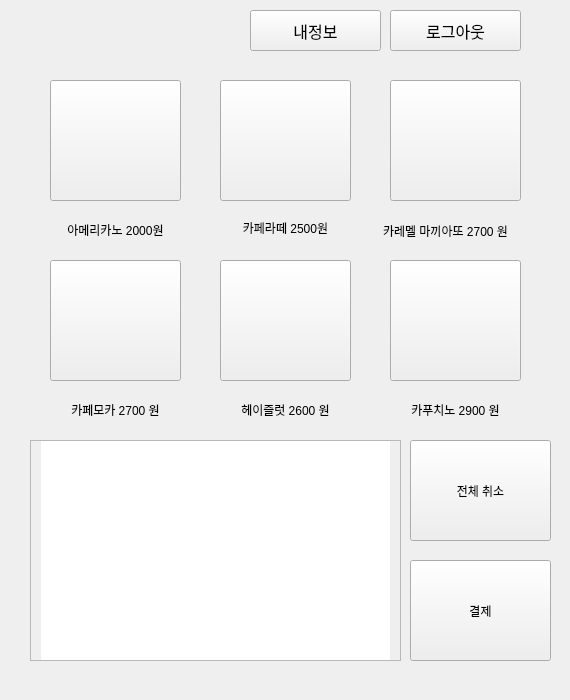
    <widget class="QWidget" name="page_2">
     <widget class="QLabel" name="label_4">
      <property name="geometry">
       <rect>
        <x>50</x>
        <y>400</y>
        <width>131</width>
        <height>20</height>
       </rect>
      </property>
      <property name="text">
       <string>카페모카 2700 원</string>
      </property>
      <property name="alignment">
       <set>Qt::AlignCenter</set>
      </property>
     </widget>
     <widget class="QPushButton" name="caramel">
      <property name="geometry">
       <rect>
        <x>390</x>
        <y>80</y>
        <width>131</width>
        <height>121</height>
       </rect>
      </property>
      <property name="text">
       <string/>
      </property>
      <property name="icon">
       <iconset>
        <normaloff>╟╓ ─л╢є╕с╕╢│в╛╞╢╟.png</normaloff>╟╓ ─л╢є╕с╕╢│в╛╞╢╟.png</iconset>
      </property>
      <property name="iconSize">
       <size>
        <width>130</width>
        <height>130</height>
       </size>
      </property>
      <property name="autoDefault">
       <bool>false</bool>
      </property>
      <property name="default">
       <bool>false</bool>
      </property>
      <property name="flat">
       <bool>false</bool>
      </property>
     </widget>
     <widget class="QPushButton" name="moca">
      <property name="geometry">
       <rect>
        <x>50</x>
        <y>260</y>
        <width>131</width>
        <height>121</height>
       </rect>
      </property>
      <property name="text">
       <string/>
      </property>
      <property name="icon">
       <iconset>
        <normaloff>╟╓ ─л╞ф╕Ё─л.png</normaloff>╟╓ ─л╞ф╕Ё─л.png</iconset>
      </property>
      <property name="iconSize">
       <size>
        <width>130</width>
        <height>130</height>
       </size>
      </property>
     </widget>
     <widget class="QPushButton" name="cappu">
      <property name="geometry">
       <rect>
        <x>390</x>
        <y>260</y>
        <width>131</width>
        <height>121</height>
       </rect>
      </property>
      <property name="text">
       <string/>
      </property>
      <property name="icon">
       <iconset>
        <normaloff>╟╓ ─л╟к─б│ы.png</normaloff>╟╓ ─л╟к─б│ы.png</iconset>
      </property>
      <property name="iconSize">
       <size>
        <width>130</width>
        <height>130</height>
       </size>
      </property>
      <property name="checkable">
       <bool>false</bool>
      </property>
      <property name="autoRepeat">
       <bool>false</bool>
      </property>
      <property name="autoExclusive">
       <bool>false</bool>
      </property>
      <property name="autoDefault">
       <bool>false</bool>
      </property>
      <property name="default">
       <bool>false</bool>
      </property>
      <property name="flat">
       <bool>false</bool>
      </property>
     </widget>
     <widget class="QPushButton" name="americano">
      <property name="geometry">
       <rect>
        <x>50</x>
        <y>80</y>
        <width>131</width>
        <height>121</height>
       </rect>
      </property>
      <property name="font">
       <font>
        <pointsize>1</pointsize>
       </font>
      </property>
      <property name="text">
       <string/>
      </property>
      <property name="icon">
       <iconset>
        <normaloff>╟╓ ╛╞╕▐╕о─л│ы.png</normaloff>╟╓ ╛╞╕▐╕о─л│ы.png</iconset>
      </property>
      <property name="iconSize">
       <size>
        <width>125</width>
        <height>130</height>
       </size>
      </property>
      <property name="checkable">
       <bool>false</bool>
      </property>
      <property name="checked">
       <bool>false</bool>
      </property>
     </widget>
     <widget class="QLabel" name="label_3">
      <property name="geometry">
       <rect>
        <x>370</x>
        <y>220</y>
        <width>151</width>
        <height>21</height>
       </rect>
      </property>
      <property name="text">
       <string>카레멜 마끼아또 2700 원</string>
      </property>
      <property name="alignment">
       <set>Qt::AlignCenter</set>
      </property>
     </widget>
     <widget class="QPushButton" name="hazel">
      <property name="geometry">
       <rect>
        <x>220</x>
        <y>260</y>
        <width>131</width>
        <height>121</height>
       </rect>
      </property>
      <property name="text">
       <string/>
      </property>
      <property name="icon">
       <iconset>
        <normaloff>╟╓ ╟ь└╠┴ё╖╡.png</normaloff>╟╓ ╟ь└╠┴ё╖╡.png</iconset>
      </property>
      <property name="iconSize">
       <size>
        <width>130</width>
        <height>130</height>
       </size>
      </property>
     </widget>
     <widget class="QLabel" name="label_5">
      <property name="geometry">
       <rect>
        <x>220</x>
        <y>400</y>
        <width>131</width>
        <height>20</height>
       </rect>
      </property>
      <property name="text">
       <string>헤이즐럿 2600 원</string>
      </property>
      <property name="alignment">
       <set>Qt::AlignCenter</set>
      </property>
     </widget>
     <widget class="QLabel" name="label">
      <property name="geometry">
       <rect>
        <x>50</x>
        <y>220</y>
        <width>131</width>
        <height>20</height>
       </rect>
      </property>
      <property name="text">
       <string>아메리카노 2000원</string>
      </property>
      <property name="alignment">
       <set>Qt::AlignCenter</set>
      </property>
     </widget>
     <widget class="QPushButton" name="cancel">
      <property name="geometry">
       <rect>
        <x>410</x>
        <y>440</y>
        <width>141</width>
        <height>101</height>
       </rect>
      </property>
      <property name="text">
       <string>전체 취소</string>
      </property>
     </widget>
     <widget class="QPushButton" name="latte">
      <property name="geometry">
       <rect>
        <x>220</x>
        <y>80</y>
        <width>131</width>
        <height>121</height>
       </rect>
      </property>
      <property name="text">
       <string/>
      </property>
      <property name="icon">
       <iconset>
        <normaloff>╟╓ ╢є╢╝.png</normaloff>╟╓ ╢є╢╝.png</iconset>
      </property>
      <property name="iconSize">
       <size>
        <width>130</width>
        <height>130</height>
       </size>
      </property>
     </widget>
     <widget class="QLabel" name="label_6">
      <property name="geometry">
       <rect>
        <x>390</x>
        <y>400</y>
        <width>131</width>
        <height>20</height>
       </rect>
      </property>
      <property name="text">
       <string>카푸치노 2900 원</string>
      </property>
      <property name="alignment">
       <set>Qt::AlignCenter</set>
      </property>
     </widget>
     <widget class="QLabel" name="label_2">
      <property name="geometry">
       <rect>
        <x>220</x>
        <y>220</y>
        <width>131</width>
        <height>16</height>
       </rect>
      </property>
      <property name="text">
       <string>카페라떼 2500원</string>
      </property>
      <property name="alignment">
       <set>Qt::AlignCenter</set>
      </property>
     </widget>
     <widget class="QPushButton" name="payment">
      <property name="geometry">
       <rect>
        <x>410</x>
        <y>560</y>
        <width>141</width>
        <height>101</height>
       </rect>
      </property>
      <property name="text">
       <string>결제</string>
      </property>
     </widget>
     <widget class="QListWidget" name="menu_list1">
      <property name="geometry">
       <rect>
        <x>30</x>
        <y>440</y>
        <width>371</width>
        <height>221</height>
       </rect>
      </property>
      <property name="styleSheet">
       <string notr="true">padding-left: 10px;
padding-right: 10px;
</string>
      </property>
     </widget>
     <widget class="QPushButton" name="my">
      <property name="geometry">
       <rect>
        <x>250</x>
        <y>10</y>
        <width>131</width>
        <height>41</height>
       </rect>
      </property>
      <property name="font">
       <font>
        <family>맑은 고딕</family>
        <pointsize>12</pointsize>
       </font>
      </property>
      <property name="text">
       <string>내정보</string>
      </property>
     </widget>
     <widget class="QLabel" name="label_21">
      <property name="geometry">
       <rect>
        <x>0</x>
        <y>0</y>
        <width>561</width>
        <height>691</height>
       </rect>
      </property>
      <property name="text">
       <string/>
      </property>
      <property name="pixmap">
       <pixmap>╣ш░ц.png</pixmap>
      </property>
      <property name="scaledContents">
       <bool>true</bool>
      </property>
     </widget>
     <widget class="QPushButton" name="logout">
      <property name="geometry">
       <rect>
        <x>390</x>
        <y>10</y>
        <width>131</width>
        <height>41</height>
       </rect>
      </property>
      <property name="font">
       <font>
        <family>맑은 고딕</family>
        <pointsize>12</pointsize>
       </font>
      </property>
      <property name="text">
       <string>로그아웃</string>
      </property>
     </widget>
     <zorder>label_21</zorder>
     <zorder>label_4</zorder>
     <zorder>caramel</zorder>
     <zorder>moca</zorder>
     <zorder>cappu</zorder>
     <zorder>americano</zorder>
     <zorder>label_3</zorder>
     <zorder>hazel</zorder>
     <zorder>label_5</zorder>
     <zorder>label</zorder>
     <zorder>cancel</zorder>
     <zorder>latte</zorder>
     <zorder>label_6</zorder>
     <zorder>label_2</zorder>
     <zorder>payment</zorder>
     <zorder>menu_list1</zorder>
     <zorder>my</zorder>
     <zorder>logout</zorder>
    </widget>
